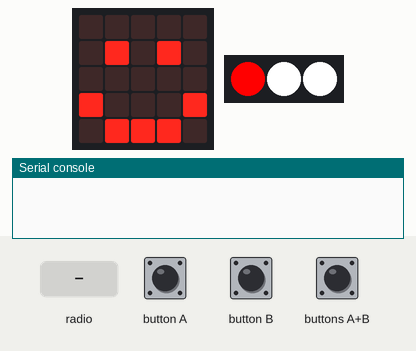
The program below on a simulated Calliope mini (MakeCode). Shown: the board's 5×5 LED display, 3 RGB LEDs in strip order, left to right, the last lines printed to the serial console. Inputs (shaded band) come from the test bench. No radio messages arrive unless stated (any console line starting 'radio sent:' is added by the test bench); the 48×5 strip is a reading aid, not a part: it shows the text the display is scrolling, unrolled, one strip-width of it at a time.

Above: at 1.2 s.
1.3 s: button A pressed for 0.15 s
At 1.55 s:
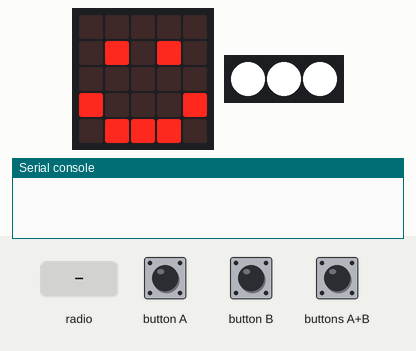
2.0 s: radio message "0" arrives
At 3.66 s:
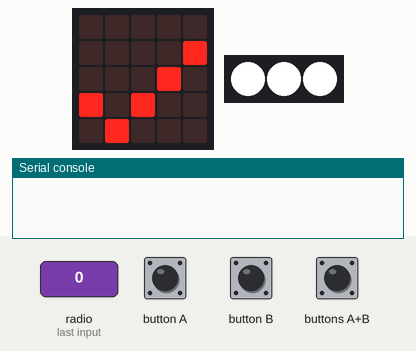
5.0 s: buttons A+B pressed for 0.15 s
At 5.66 s:
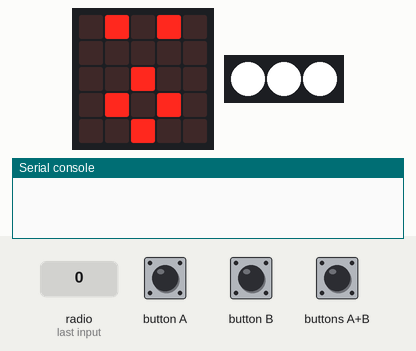
8.1 s: button A pressed 5 times (0.12 s each, 0.3 s apart)
At 11.46 s:
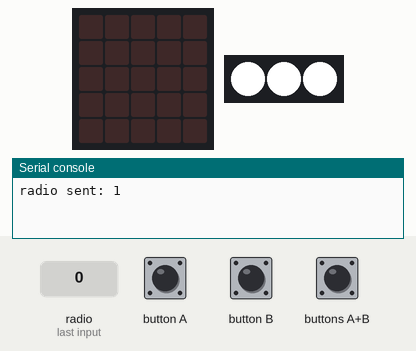
12.6 s: button B pressed for 0.15 s
13.3 s: button B pressed for 0.15 s
At 14.26 s:
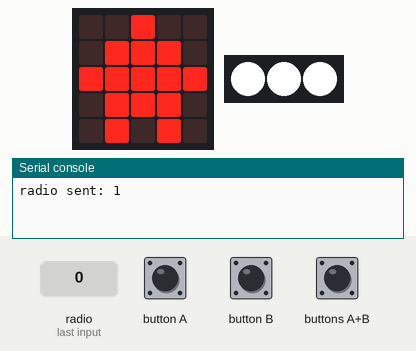
Timing chart, 0 to 15.0 s (numbered marks = the images above; inputs shaded):
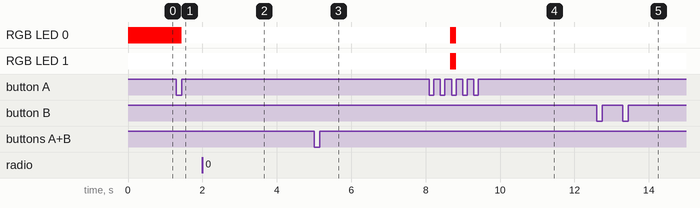

The program:

main.ts
```typescript
radio.onReceivedNumber(function (receivedNumber) {
    if (receivedNumber == 0) {
        Spiel = 1
        menue = 10
    }
    if (receivedNumber == 1) {
        Spiel = 2
        Seite = 10
    }
})
input.onButtonEvent(Button.A, input.buttonEventClick(), function () {
    if (menue == 0) {
        basic.setLedColors(0xffffff, 0xffffff, 0xffffff, 0)
        menue = 1
        basic.showString("MENUE", 50)
        Seite = 1
    }
    if (menue == 1) {
        if (Seite > 1) {
            Seite += -1
        } else {
            Seite = 4
        }
    }
})
input.onButtonEvent(Button.AB, input.buttonEventClick(), function () {
    if (Seite == 1) {
        for (let index = 0; index < 4; index++) {
            Seite = 0
            basic.setLedColors(0xffffff, 0xffffff, 0xffffff, 0)
            basic.showLeds(`
                . # . # .
                . . . . .
                . . # . .
                . # . # .
                . . # . .
                `)
            basic.showLeds(`
                . . . . .
                . # . # .
                . . . . .
                . # # # .
                . . . . .
                `)
        }
        menue = 0
        Hunger += 60
    }
    if (Seite == 2) {
        let Energie = 0
        while (Energie < 0) {

        }
    }
    if (Seite == 3) {
        radio.sendNumber(0)
        menue = 10
    }
    if (Seite == 4) {
        menue = 0
        Seite = 0
    }
    if (Spiel == 1) {
        Spiel = 2
        Seite = 10
        radio.sendNumber(1)
    }
})
input.onButtonEvent(Button.B, input.buttonEventClick(), function () {
    if (menue == 1) {
        if (Seite < 4) {
            Seite += 1
        } else {
            Seite = 1
        }
    }
})
input.onGesture(Gesture.Shake, function () {
    if (menue == 0) {
        menue = -1
        basic.pause(2000)
        menue = 0
    }
})
let Seite = 0
let Spiel = 0
let menue = 0
menue = 0
let Hunger = 60
radio.setGroup(1)
loops.everyInterval(1000, function () {
    Hunger += -1
})
basic.forever(function () {
    if (menue == 0) {
        basic.showLeds(`
            . . . . .
            . # . # .
            . . . . .
            # . . . #
            . # # # .
            `)
    }
    if (menue == -2) {
        basic.showLeds(`
            . . . . .
            . # . # .
            . . . . .
            . # # # .
            . . . . .
            `)
    }
})
basic.forever(function () {
    if (Spiel == 1) {
        basic.showLeds(`
            . . . . .
            . . . . #
            . . . # .
            # . # . .
            . # . . .
            `)
    }
    if (Spiel == 2) {
        basic.showLeds(`
            . . . . .
            . . . . .
            . . . . .
            . . . . .
            . . . . .
            `)
    }
})
basic.forever(function () {
    if (menue == -1) {
        basic.showLeds(`
            . . . . .
            . # . # .
            . . . . .
            . # . # .
            # . # . #
            `)
    }
})
basic.forever(function () {
    if (menue == 0) {
        // Hunger ist wie in minecraft das Hungerkeulensystem
        if (Hunger == 0) {
            basic.setLedColors(0xffffff, 0xffffff, 0xffffff)
        }
        if (Hunger > 0) {
            if (Hunger < 60) {
                basic.setLedColors(0xff0000, 0xffffff, 0xffffff)
            }
        }
        if (Hunger > 60) {
            if (Hunger < 120) {
                basic.setLedColors(0xff0000, 0xff0000, 0xffffff)
            }
        }
        if (Hunger > 120) {
            basic.setLedColors(0xff0000, 0xff0000, 0xff0000)
        }
    }
})
basic.forever(function () {
    // Seiten des Menues
    if (Seite == 1) {
        basic.showLeds(`
            . . . # .
            . . # . .
            . # # # .
            . # # # .
            . . # . .
            `)
    }
    if (Seite == 2) {
        basic.showLeds(`
            . . # # .
            . . # # .
            . # # # .
            . # # . .
            . # . . .
            `)
    }
    if (Seite == 3) {
        basic.showLeds(`
            . . . . .
            . # # . .
            # # # . .
            . # # # #
            . # # # .
            `)
    }
    if (Seite == 4) {
        basic.showLeds(`
            . . # . .
            . # # # .
            # # # # #
            . # # # .
            . # . # .
            `)
    }
})
basic.forever(function () {
    if (Hunger == 0) {
        music.play(music.createSoundExpression(WaveShape.Square, 1031, 1031, 254, 240, 5000, SoundExpressionEffect.Vibrato, InterpolationCurve.Linear), music.PlaybackMode.UntilDone)
    }
})
```

test.ts
```typescript
// Hier kann man Tests durchführen; diese Datei wird nicht kompiliert, wenn dieses Paket als Erweiterung verwendet wird.
```

Measured:
- after the input at 1.3 s, RGB LED 0: RGB(255, 0, 0) → RGB(255, 255, 255) after 0.15 s
- after the input at 2.0 s, the display: first differs from a run without the input after 1.5 s (image 2)
- after the input at 5.0 s, the display: first differs from a run without the input after 0.46 s (image 3)
- after the input at 13.3 s, the display: first differs from a run without the input after 0.76 s (image 5)
- what the display in image 2 shows lasts 0.4 s, from 3.5 s to 3.9 s
